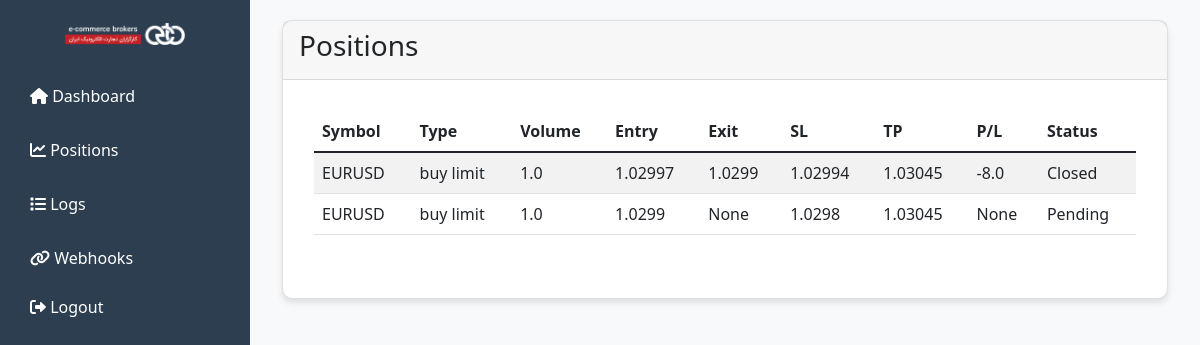
Before: /positions (signed in) with the older database file.
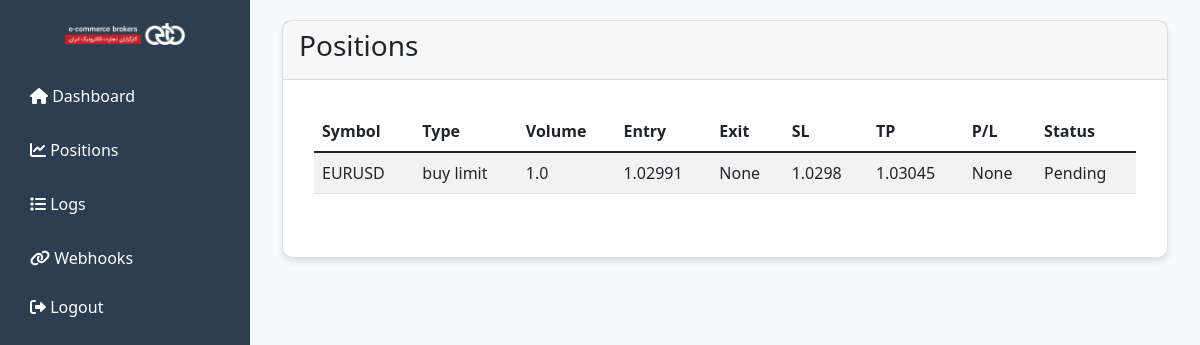
After: the same page with the newer database file.
### app.py (models this page shows)
class Position(db.Model):
    id = db.Column(db.Integer, primary_key=True)
    timestamp = db.Column(db.DateTime, default=datetime.utcnow)
    symbol = db.Column(db.String(20))  # Fixed typo from 'symbo'
    ticket = db.Column(db.Integer)
    type = db.Column(db.String(20))
    volume = db.Column(db.Float)
    price_open = db.Column(db.Float)
    price_close = db.Column(db.Float, nullable=True)
    sl = db.Column(db.Float, nullable=True)
    tp = db.Column(db.Float, nullable=True)
    profit = db.Column(db.Float, nullable=True)
    status = db.Column(db.String(20), default='Pending')

### app.py (the view)
@app.route('/positions')
@login_required
def positions():
    positions = Position.query.all()
    return render_template('positions.html', positions=positions)

### app.py (called while the page is built)
@login_manager.user_loader
def load_user(user_id):
    return db.session.get(User, int(user_id))

### templates/positions.html (shortened to what this page needs)
{% extends "base.html" %}
{% block content %}
<div class="container-fluid">
    <div class="row">
        <div class="col-12">
            <div class="card">
                <div class="card-header">
                    <h3 class="card-title">Positions</h3>
                </div>
                <div class="card-body">
                    <div class="table-responsive">
                        <table class="table table-striped" id="positionTable">
                            <thead>
                                <tr>
                                    <th>Symbol</th>
                                    <th>Type</th>
                                    <th>Volume</th>
                                    <th>Entry</th>
                                    <th>Exit</th>
                                    <th>SL</th>
                                    <th>TP</th>
                                    <th>P/L</th>
                                    <th>Status</th>
                                </tr>
                            </thead>
                            <tbody>
                                {% for position in positions %}
                                <tr>
                                    <td>{{ position.symbol }}</td>
                                    <td>{{ position.type }}</td>
                                    <td>{{ position.volume }}</td>
                                    <td>{{ position.price_open }}</td>
                                    <td>{{ position.price_close }}</td>
                                    <td>{{ position.sl }}</td>
                                    <td>{{ position.tp }}</td>
                                    <td>{{ position.profit }}</td>
                                    <td>{{ position.status }}</td>
                                </tr>
                                {% endfor %}
                            </tbody>
                        </table>
                    </div>
                </div>
            </div>
        </div>
    </div>
</div>
{% endblock %}

### templates/base.html (shortened to what this page needs)
<!DOCTYPE html>
<html lang="en">
<head>
    <link rel="stylesheet" href="https://cdn.jsdelivr.net/npm/bootstrap@5.1.3/dist/css/bootstrap.min.css">
    <link rel="stylesheet" href="https://cdnjs.cloudflare.com/ajax/libs/font-awesome/6.0.0/css/all.min.css">
    <link rel="stylesheet" href="{{ url_for('static', filename='css/style.css') }}">
</head>
<body>
    <div class="dashboard-container">
        <nav class="sidebar">
            <div class="text-center mb-4">
                <img src="{{ url_for('static', filename='img/logo.png') }}" width="120" alt="Logo">
            </div>
            <div class="nav flex-column">
                <a href="{{ url_for('home') }}" class="nav-link">
                    <i class="fas fa-home"></i> Dashboard
                </a>
                <a href="{{ url_for('positions') }}" class="nav-link">
                    <i class="fas fa-chart-line"></i> Positions
                </a>
                <a href="{{ url_for('logs') }}" class="nav-link">
                    <i class="fas fa-list"></i> Logs
                </a>
                <a href="{{ url_for('webhooks') }}" class="nav-link">
                    <i class="fas fa-link"></i> Webhooks
                </a>
                <a href="{{ url_for('logout') }}" class="nav-link mt-auto">
                    <i class="fas fa-sign-out-alt"></i> Logout
                </a>
            </div>
        </nav>
        <main class="main-content">
            {% block content %}{% endblock %}
        </main>
    </div>
</body>
</html>

### static/css/style.css (style rules this page uses)
:root { --primary-color: #2c3e50; --sidebar-width: 250px; --header-height: 60px; }
body { background: #f8f9fa; }
.sidebar { width: var(--sidebar-width); height: 100vh; position: fixed; background: var(--primary-color); padding: 20px; transition: width 0.3s; }
.sidebar .nav-link { color: #fff; padding: 10px; margin: 5px 0; border-radius: 5px; }
.main-content { margin-left: var(--sidebar-width); padding: 20px; transition: margin-left 0.3s; }
.card { border-radius: 10px; box-shadow: 0 4px 6px rgba(0,0,0,0.1); margin-bottom: 20px; }
.table-responsive { border-radius: 10px; background: white; padding: 15px; }

Changed rows visible on the page:
removed Position: symbol "EURUSD", type "buy limit", volume "1.0", price_open "1.0299", price_close "None", sl "1.0298", tp "1.03045", profit "None", status "Pending"
changed Position "EURUSD": price_open "1.02997" → "1.02991"; price_close "1.0299" → "None"; sl "1.02994" → "1.0298"; profit "-8.0" → "None"; status "Closed" → "Pending"
